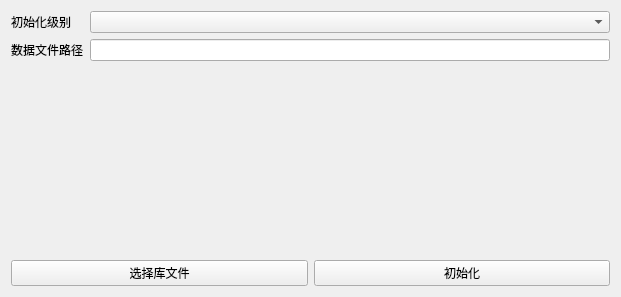
<?xml version="1.0" encoding="UTF-8"?>
<ui version="4.0">
 <class>INIT_SQL</class>
 <widget class="QWidget" name="INIT_SQL">
  <property name="geometry">
   <rect>
    <x>0</x>
    <y>0</y>
    <width>621</width>
    <height>297</height>
   </rect>
  </property>
  <property name="windowTitle">
   <string>SQL助手初始化工具</string>
  </property>
  <layout class="QGridLayout" name="gridLayout_2">
   <item row="2" column="0">
    <layout class="QHBoxLayout" name="horizontalLayout">
     <item>
      <widget class="QPushButton" name="pushButton_2">
       <property name="text">
        <string>选择库文件</string>
       </property>
      </widget>
     </item>
     <item>
      <widget class="QPushButton" name="pushButton">
       <property name="text">
        <string>初始化</string>
       </property>
      </widget>
     </item>
    </layout>
   </item>
   <item row="0" column="0">
    <layout class="QGridLayout" name="gridLayout" columnstretch="0,0">
     <property name="sizeConstraint">
      <enum>QLayout::SetDefaultConstraint</enum>
     </property>
     <item row="1" column="1">
      <widget class="QLineEdit" name="lineEdit"/>
     </item>
     <item row="0" column="0">
      <widget class="QLabel" name="label">
       <property name="text">
        <string>初始化级别</string>
       </property>
      </widget>
     </item>
     <item row="1" column="0">
      <widget class="QLabel" name="label_2">
       <property name="text">
        <string>数据文件路径</string>
       </property>
      </widget>
     </item>
     <item row="0" column="1">
      <widget class="QComboBox" name="comboBox"/>
     </item>
    </layout>
   </item>
   <item row="1" column="0">
    <spacer name="verticalSpacer">
     <property name="orientation">
      <enum>Qt::Vertical</enum>
     </property>
     <property name="sizeHint" stdset="0">
      <size>
       <width>20</width>
       <height>40</height>
      </size>
     </property>
    </spacer>
   </item>
  </layout>
 </widget>
 <resources/>
 <connections/>
</ui>
